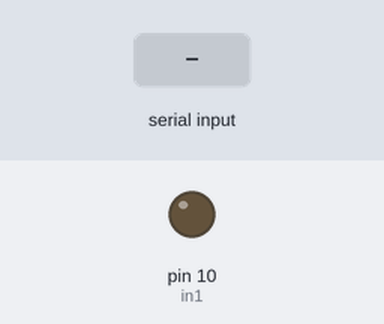
Recording of a sketch running on a simulated Arduino Uno, built with avr-gcc and run on an emulated ATmega328P. Shown: output pins drawn as LEDs (lit = HIGH). The test bench sets the inputs (shaded band).

Above: at 1.2 s.
1.3 s: "1" received over Serial
At 2.5 s:
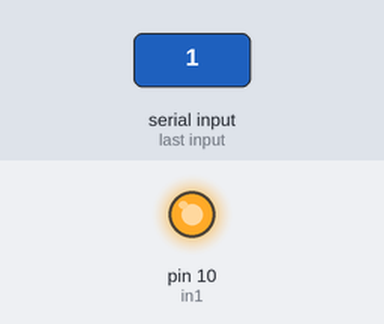
2.8 s: "2" received over Serial
At 3.9 s:
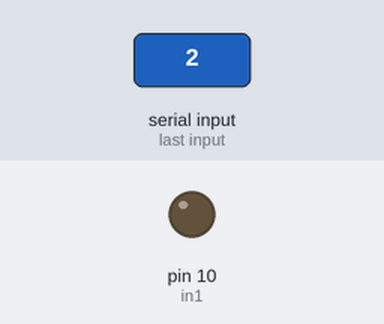
Timing chart, 0 to 5.8 s (numbered marks = the images above; inputs shaded):
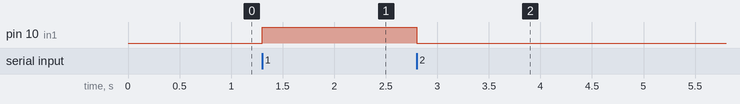

Measured:
- after the input at 1.3 s, pin 10 (in1): LOW → HIGH at once
- after the input at 2.8 s, pin 10 (in1): HIGH → LOW at once

The sketch:

step1.ino
```cpp
int in1 = 10; //모터 10번핀으로 제어

void setup() {
  pinMode(in1, OUTPUT); //in1 출력
  Serial.begin(9600); //시리얼모니터사용
}

void loop() {
  if (Serial.available())
  {
    char in_data;
    in_data = Serial.read();
    if (in_data == '1') //데이터값 '1'을 입력했을 때
    {
      digitalWrite(in1, HIGH); //in1(모터) 작동
    }
    else if (in_data == '2') //데이터값 '2'를 입력했을 때
    {
      digitalWrite(in1, LOW); //in1(모터) 멈춤
    }
    else //그 이외의 값 입력시
    {
      digitalWrite(in1, LOW); //in1(모터) 멈춤

    }
  }
}
```
